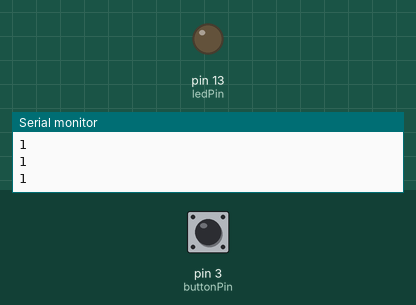
A sketch run on a simulated Arduino Uno, built with avr-gcc and run on an emulated ATmega328P. On the bench: output pins drawn as LEDs (lit = HIGH), the last lines printed to the serial monitor. The test bench sets the inputs (shaded band); at power-on: pin 3 (buttonPin) HIGH.

Above: at 1.2 s.
1.3 s: pin 3 (buttonPin) pulled LOW for 0.15 s
At 1.38 s:
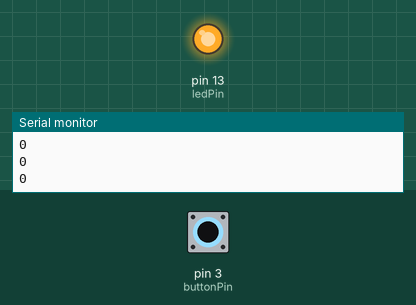
2.9 s: pin 3 (buttonPin) pulled LOW for 3.2 s
At 6.9 s:
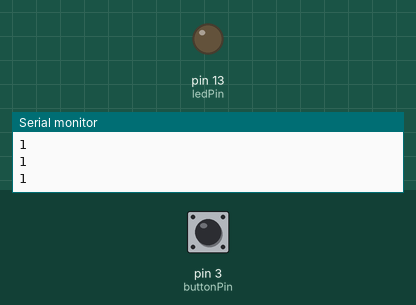
Timing chart, 0 to 8.4 s (numbered marks = the images above; inputs shaded):
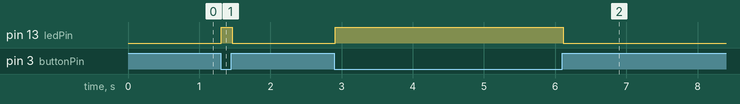

The sketch:

sketch_jul21b.ino
```cpp
 const int buttonPin = 3;
  const int ledPin =  13;
  void setup() {
    pinMode(ledPin, OUTPUT);
    pinMode(buttonPin, INPUT);
    Serial.begin(9600);
  }
  void loop()
  {
    Serial.println(digitalRead(buttonPin));
    delay(20);
     if (digitalRead(buttonPin) == LOW)
     {
       digitalWrite(ledPin, HIGH);
     }
     else {
       digitalWrite(ledPin, LOW);
     }
  }
```

Measured:
- after the input at 1.3 s, pin 13 (ledPin): LOW → HIGH at once, → LOW 0.16 s later
- after the input at 2.9 s, pin 13 (ledPin): LOW → HIGH at once, → LOW 3.2 s later
